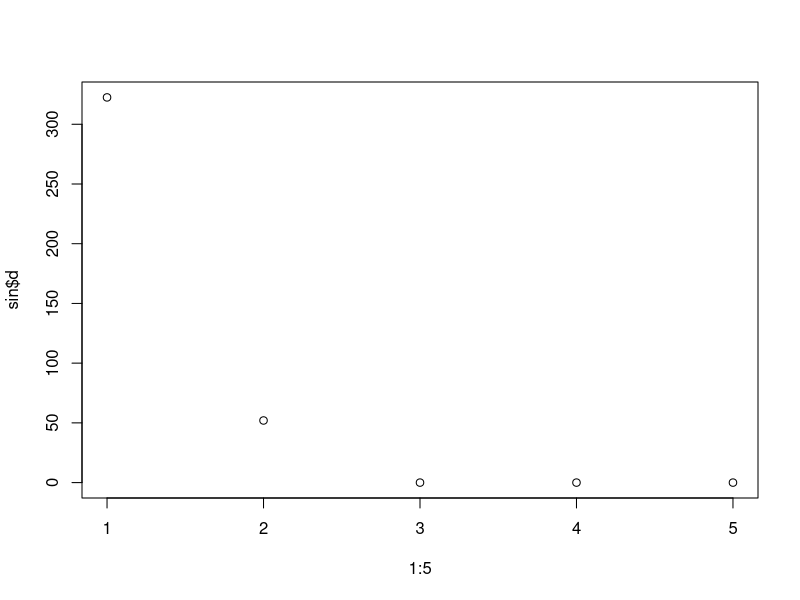

Write R code to recreate this figure. (Note: this script raises an error after producing the figure.)
# mvtnorm provides possibility to create multivariate gaussian rv
library(mvtnorm)


df_df <- data.frame("obs1"=c(5,43,2,3,1,4,8,4,5,9), "obs2"=c(5,43,2,3,1,4,8,4,5,9), "obs3"=c(1,2,5,3,4,5,6,1,5,7), "obs4"=c(1,7,6,3,4,5,6,1,7,10))
df <- as.matrix(df_df)


# Create Multivariate Random Variables
sigma <- matrix(c(5,43,2,3,1,4,8,4,5,9,5,43,2,3,1,4,8,4,5,9,5,43,2,3,1), nrow = 5, ncol = 5)
df1 <- rmvnorm(n = 20, mean = rep(0, nrow(sigma)), sigma = sigma %*% t(sigma))


# R built-in function for PCA
pca3 <- prcomp(df1, rank. = 5)
summary(pca3) # overview of the extent a variable explains the data
pca3$sdev # array sorted by Principal components that explain % of standard deviation


WrongPCA <- function(X, pca_vec, samples){
  # args: X matrix containing data, pca_vec containing index of pca (dimension r), samples containing CV-Folds
  # returns: MSE of the CV
  
  K <- length(samples)
  mse <- rep(0, K)
  
  for (k in 1:K) {
    l1 <- length(samples[[k]])
    df_k_fold <- X[samples[[k]], ]
    
    svd_X <- svd(X)
    X_trunc <- svd_X$u[,pca_vec] %*% diag(svd_X$d[pca_vec]) %*% t(svd_X$v)[pca_vec,]

    # Define projection and project data
    P <- X_trunc %*% solve(t(X_trunc) %*% X_trunc, tol = 1e-20) %*% t(X_trunc)
    X_proj <- P %*% X
    df_k_proj <- X_proj[samples[[k]],]
    
    # Error of estimated and true missing observation
    mse[k] <- sum(sapply(1:l1, function(s){norm(df_k_fold[s,] - df_k_proj[s,], type = "2")^2/l1}))
    # Error is ridiculous
    # es <- df_k_proj
    # es1 <- df_k_fold
  }
  return(sum(mse))
}


WrongPCAImproved <- function(X, pca_vec, samples){
  # args: X matrix containing data, pca_vec containing index of pca (dimension r), samples containing CV-Folds
  # returns: MSE of the CV
  
  K <- length(samples)
  mse1 <- rep(0, K)
  p <- ncol(X)
  
  # Split data into missing and observed data
  split <- sample(1:p, floor(p/2))
  
  for (k in 1:K) {
    l1 <- length(samples[[k]])
    
    df_k <- X[-samples[[k]],]
    mu <- colMeans(df_k)
    svd_sigma <- svd(cov(df_k))
    sigma_trunc <- svd_sigma$u[,pca_vec] %*% diag(svd_sigma$d[pca_vec]) %*% t(svd_sigma$v)[pca_vec,]
    
    df_k_fold <- X[samples[[k]],]
    df_k_fold_miss <- as.matrix(df_k_fold[,split])
    df_k_fold_obs <- as.matrix(df_k_fold[,-split])
    
    # Estimate est_x_miss for df_k_fold_miss
    mu_miss <- mu[split]
    mu_obs <- mu[-split]
    
    sigma_miss_obs <- sigma_trunc[split, -split]
    sigma_obs_obs <- sigma_trunc[-split, -split]
    
    est_x_miss <- lapply(1:l1, function(n){mu_miss+sigma_miss_obs%*%solve(sigma_obs_obs, tol = 1e-20)%*%(df_k_fold_obs[n,]-mu_obs)})
    
    # Error of estimated and true missing observation
    mse1[k] <- sum(sapply(1:l1, function(s){norm(est_x_miss[[s]]-df_k_fold_miss[s,], type = "2")^2/l1/K}))
    # Error is ridiculous
    # es <- est_x_miss
    # es1 <- df_k_fold_miss
  }
  
  return(sum(mse1))
}


KDEApproach <- function(X, pca_vec){
  # args: X matrix containing data, pca_vec containing index of pca (dimension r)
  # returns: error measure of truncated covariance to the real covariance (Frobenius norm)
  
  sigma <- cov(X)
  svd_sigma <- svd(sigma)
  sigma_trunc <- svd_sigma$u[,pca_vec] %*% diag(svd_sigma$d[pca_vec]) %*% t(svd_sigma$v)[pca_vec,]
  
  return(norm(sigma-sigma_trunc, type = "F"))
}


MatrixCompletion <- function(X, pca_vec){
  # args: X matrix containing data, pca_vec containing index of pca (dimension r)
  # returns: error measure of truncated covariance to the real covariance (Frobenius norm)
  
  # Create bivariate index set for observed data
  n <- nrow(X)
  p <- ncol(X)
  biv_index <- matrix(sample(0:1, size = n*p, replace = T), nrow = n, ncol = p)
  
  # Iterative-hard thresholding algorithm
  M <- X
  for (i in 1:10) {
    svd_M <- svd(M)
    M_trunc <- svd_M$u[,pca_vec] %*% diag(svd_M$d[pca_vec]) %*% t(svd_M$v)[pca_vec,]
    M <- X * biv_index + M_trunc * !biv_index
  }
  
  return(norm(X-M, type = "F"))
}



# Generate Folds for Cross-Validation

K <- 5
n <- nrow(df1)
index <- c(1:n)
samples <- vector("list", K)

for (i in 1:K) {
  if (i < K) {
    fold <- sample(index, n/K)
    samples[[i]] <- fold
    index <- index[-which(index %in% fold)]
  }
  else{
    samples[[i]] <- index
  }
}


# Test functions for Cross-Validation on same  Folds for consistency

sin <- svd(df1) # Scree plot
plot(1:5, sin$d)

debug(WrongPCA)

WrongPCA_err <- sapply(2:5, function(k){WrongPCA(df1, 1:k, samples)})
WrongPCAImproved_err <- sapply(2:5, function(k){WrongPCAImproved(df1, 1:k, samples)})
plot(2:5, WrongPCA_err, "l", col = 1) # should return 0 for 5 but doesn't?
lines(2:5, WrongPCAImproved_err, col = 2)

KDEApproach_err <- sapply(2:5, function(n){KDEApproach(df1, 1:n)})
MatrixCompletion_err <- sapply(2:5, function(n){MatrixCompletion(df1, 1:n)})
plot(2:5, KDEApproach_err, "l", col = 1)
plot(2:5, MatrixCompletion_err, col = 2)

# Questions:

# 25.11.22
# How is r choosen? -> PCA first
# How missing and observed data split? -> randomly, but rule of thumb is half half
# MSE on x_miss? -> Yes
# Less informations in Method 1? -> No, different computations of mu and sigma
# Method 1: Truncating Missed and Observed data accordingly? -> No
# Method 2: Still p dimensions? -> Yes
# Method 3: How to cross-validate? Different error measure of covariance similiarity

# ..
# Method 0: Correctly implemented?
# Method 0: tol = 1e-20?
# Method 1: Splitting missing and observed data differently in Folds?
# Method 4: When is convergence achieved? How to choose tolerance?










